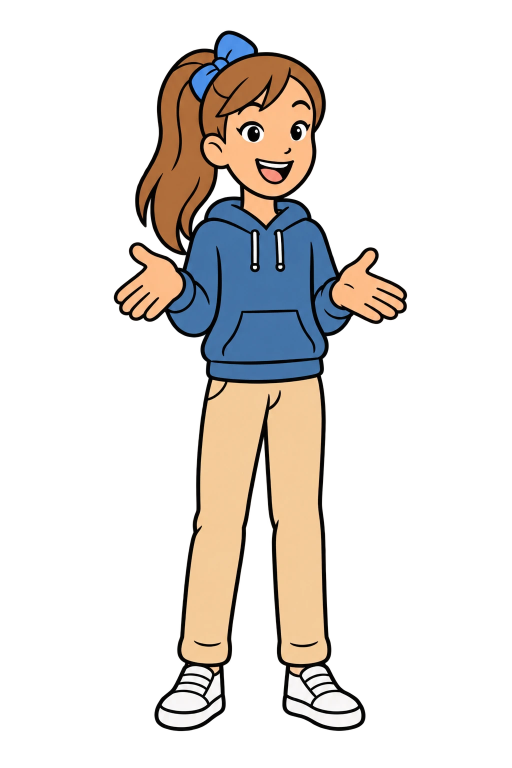
#> input picture docs/beelden/figuren/fien-aanmoedigend.webp, 1024 x 1536 px, given in place of fien-zwaai.webp, which was not available (shown at 1/2 size)
$ python maak-figuren.py
#> lines starting #> are read from the running program, lines starting #| are printed output that depends on the picture
"""Maakt de prenten van Fien en Jef voor de app uit de twaalf losse bronprenten.

Gebruik (vanuit de hoofdmap van het project, Python 3 met Pillow):
    python3 scripts/maak-figuren.py

Invoer:  docs/beelden/figuren/<kind>-<houding>.webp
         (twaalf prenten uit ChatGPT, elk een hele figuur op een doorzichtige
         achtergrond, 1024 x 1536)
Uitvoer: src/beelden/<kind>-<houding>.png

Dit script vervangt scripts/knip-figuren.py, dat de figuren uit een blad met
zes houdingen knipte. De bronprenten zijn nu los en al doorzichtig, dus er
hoeft niets meer uitgeknipt te worden.

Wat het script doet:
- Het snijdt elke prent bij tot op de figuur.
- Elke houding krijgt dezelfde lichaamslengte als de andere houdingen van
  hetzelfde kind, met de voeten op dezelfde lijn. Zo verspringt er niets als
  een houding wisselt (K20).
- Fien is iets kleiner dan Jef (VERHOUDING_FIEN). De bronprenten zijn apart
  gemaakt en zeggen daar niets over; de verhouding is die van de vorige reeks.
- "zwaai" wordt de hele figuur (startscherm, strook van een spel). De andere
  houdingen worden op de helft afgesneden, ter hoogte van de zak van de trui:
  een gezichtje met bovenlijf naast de oefening.
- De prenten zijn dubbel zo groot als de vorige reeks (720 en 600 pixels hoog
  in plaats van 360 en 300): ze blijven scherp als het scherm meeschaalt op
  een groot venster of op het bord.
"""

from pathlib import Path
from statistics import median

from PIL import Image

BRON = Path("docs/beelden/figuren")
DOEL = Path("src/beelden")

KINDEREN = ["fien", "jef"]
HOUDINGEN = ["zwaai", "duim", "blij", "trots", "aanmoedigend", "nadenkend"]

VERHOUDING_FIEN = 350 / 360  # lichaamslengte van Fien tegenover Jef, zoals in de vorige reeks
HOOGTE_HEEL = 720  # hele figuur: hoogte van de prent
HOOGTE_LIJF = 1200  # maat waarop de bovenlijven berekend worden
SNEDE = 0.50  # bovenlijf: dit deel van de prent, van boven gerekend
MIN_ALFA = 8  # bijna doorzichtige pixels tellen niet mee voor de rand van de figuur


def figuur(naam):
    """De bronprent, strak bijgesneden tot op de figuur."""
#> called with naam = 'fien-zwaai'
    prent = Image.open(BRON / f"{naam}.webp").convert("RGBA")
#> prent is the input picture: PIL image 1024x1536 RGBA; mean R, G, B, A 63, 55.2, 47.9, 62.4
    kader = prent.getchannel("A").point(lambda a: 255 if a > MIN_ALFA else 0).getbbox()
#> kader = (227, 60, 815, 1463)
    return prent.crop(kader)


def op_doek(prent, lengte, doekhoogte):
    """Schaalt de figuur naar de gevraagde lichaamslengte en zet ze met de
    voeten onderaan op een doorzichtig doek met een vaste hoogte."""
    breedte = round(prent.width * lengte / prent.height)
    geschaald = prent.resize((breedte, lengte), Image.LANCZOS)
    doek = Image.new("RGBA", (breedte, doekhoogte), (0, 0, 0, 0))
    doek.paste(geschaald, (0, doekhoogte - lengte))
    return doek


def bewaar(prent, naam):
    # 256 kleuren volstaan voor vlakke prenten en maken de bestanden veel kleiner.
    klein = prent.quantize(256, method=Image.Quantize.FASTOCTREE)
    klein.save(DOEL / f"{naam}.png", optimize=True)
    print(f"{naam}: {klein.width} x {klein.height}")


def main():
    DOEL.mkdir(parents=True, exist_ok=True)
    for kind in KINDEREN:
        verhouding = VERHOUDING_FIEN if kind == "fien" else 1.0
        prenten = {h: figuur(f"{kind}-{h}") for h in HOUDINGEN}
#> call 2 of figuur, with naam = 'fien-duim'
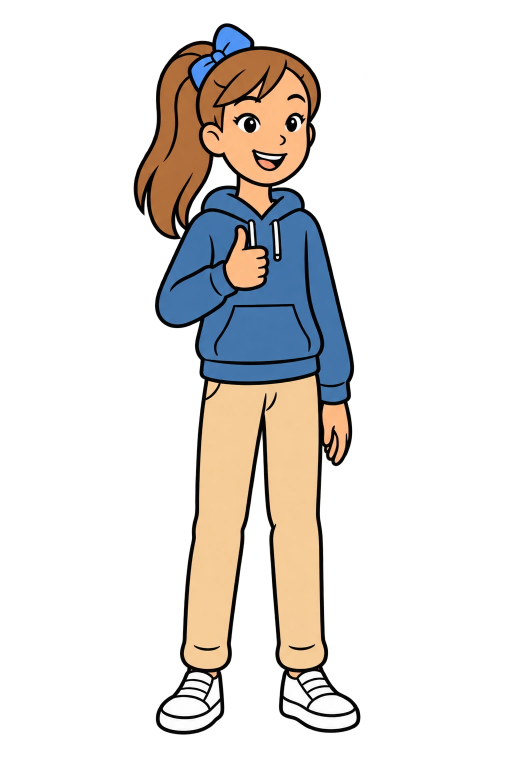
#> input picture docs/beelden/figuren/fien-duim.webp, 1024 x 1536 px, found by its file name (shown at 1/2 size)
#> in figuur, prent is the input picture: PIL image 1024x1536 RGBA; mean R, G, B, A 57, 51.7, 47.1, 60.6
#> in figuur (call 2), `kader = prent.getchannel("A").point(lambda a: 255 if a > MIN_ALFA else..`: kader = (267, 46, 721, 1470)
#> call 3 of figuur, with naam = 'fien-blij'
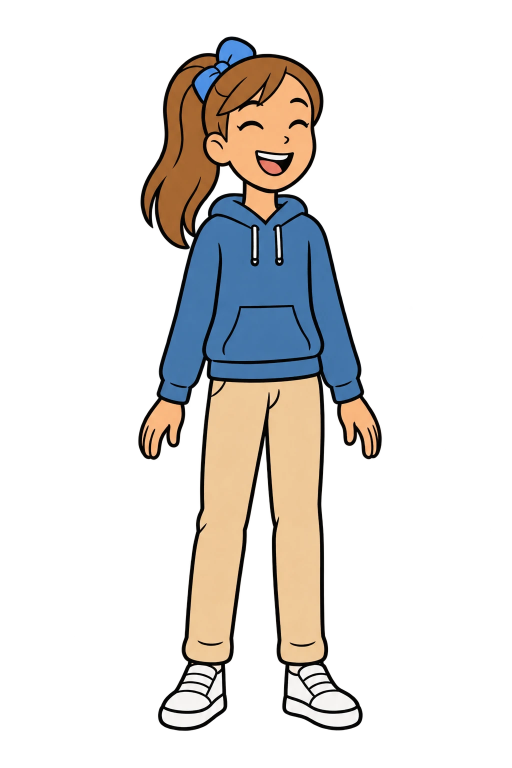
#> input picture docs/beelden/figuren/fien-blij.webp, 1024 x 1536 px, found by its file name (shown at 1/2 size)
#> in figuur, prent is the input picture: PIL image 1024x1536 RGBA; mean R, G, B, A 55.5, 51.2, 47.1, 61
#> in figuur (call 3), `kader = prent.getchannel("A").point(lambda a: 255 if a > MIN_ALFA else..`: kader = (276, 72, 765, 1462)
#> in figuur (call 3), `return prent.crop(kader)`:
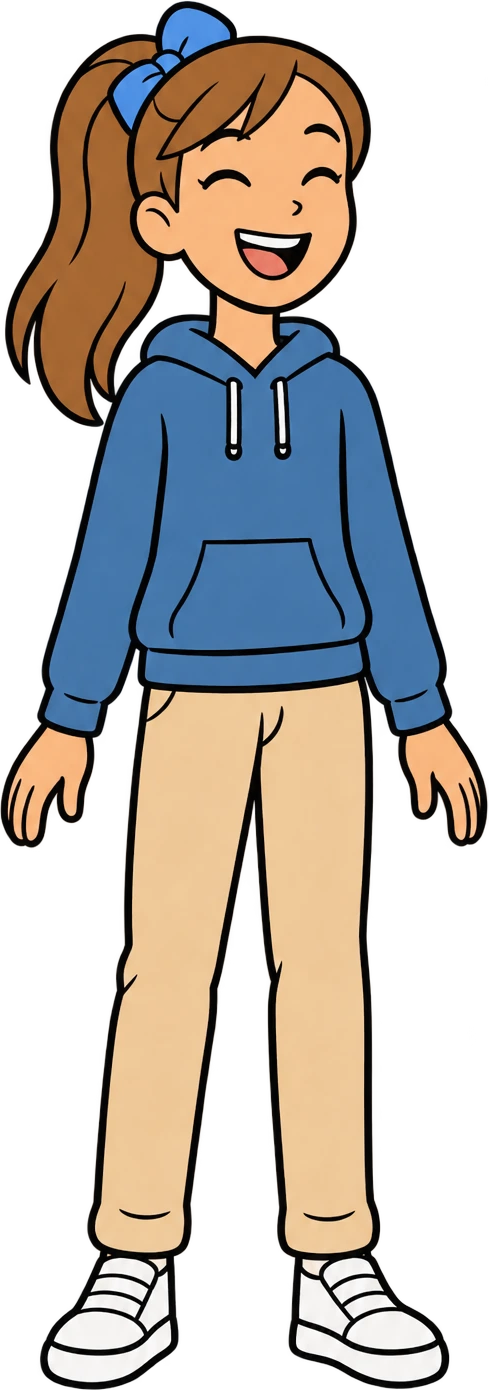
#> returned value: PIL image 489x1390 RGBA; mean R, G, B, A 101.6, 93.3, 85.2, 141; transparent parts drawn white
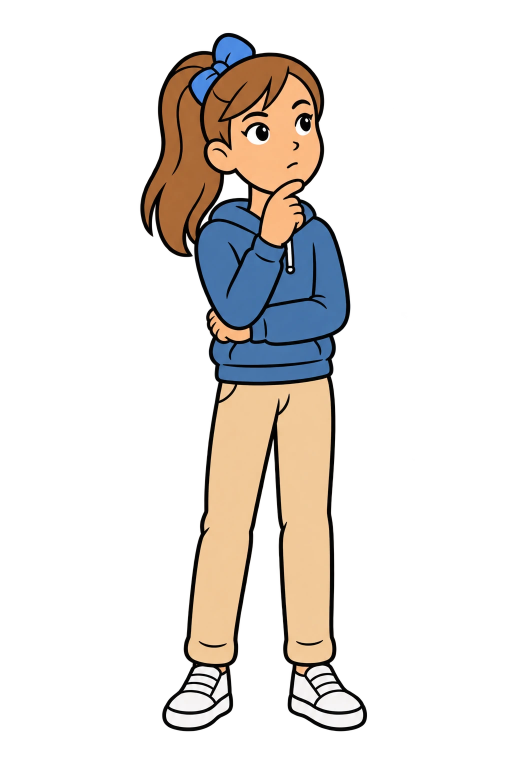
#> input picture docs/beelden/figuren/fien-nadenkend.webp, 1024 x 1536 px, found by its file name (shown at 1/2 size)
#> in figuur, prent is the input picture: PIL image 1024x1536 RGBA; mean R, G, B, A 56.6, 50.1, 44.3, 57.1
#> in figuur (call 6), `kader = prent.getchannel("A").point(lambda a: 255 if a > MIN_ALFA else..`: kader = (280, 65, 735, 1463)
#> in figuur (call 6), `return prent.crop(kader)`:
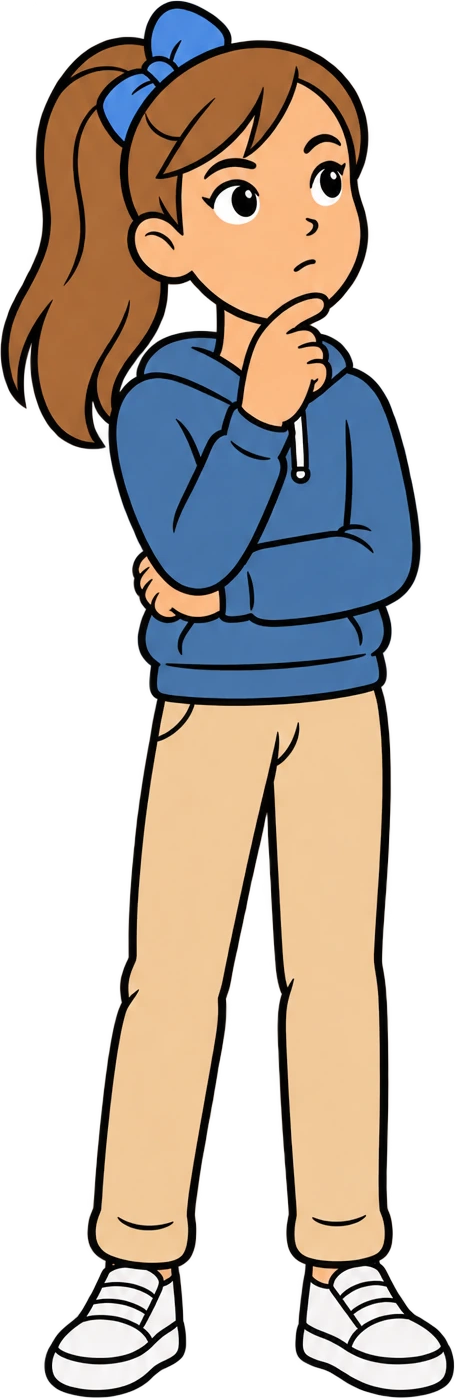
#> returned value: PIL image 455x1398 RGBA; mean R, G, B, A 102, 89.9, 79.4, 141.1; transparent parts drawn white
#> prenten = 6 items
        print(f"{kind}: lichaamslengte in de bron, mediaan {median(p.height for p in prenten.values())} pixels")
#| fien: lichaamslengte in de bron, mediaan 1400.5 pixels
        for houding, prent in prenten.items():
            if houding == "zwaai":
                bewaar(op_doek(prent, round(HOOGTE_HEEL * verhouding), HOOGTE_HEEL), f"{kind}-{houding}")
            else:
                doek = op_doek(prent, round(HOOGTE_LIJF * verhouding), HOOGTE_LIJF)
                lijf = doek.crop((0, 0, doek.width, round(HOOGTE_LIJF * SNEDE)))
                # Lege kolommen links en rechts weg (armen en benen onder de snede).
                kader = lijf.getbbox()
                lijf = lijf.crop((kader[0], 0, kader[2], lijf.height))
                bewaar(lijf, f"{kind}-{houding}")
#> this loop made 6 passes
#> (houding, kader) on passes 2 to 6: ('duim', (0, 33, 372, 600)), ('blij', (0, 33, 410, 600)), ('trots', (0, 33, 410, 600)), ('aanmoedigend', (0, 33, 489, 600)), ('nadenkend', (0, 33, 368, 600))
#> houding on pass 1: 'zwaai'
#| fien-zwaai: 293 x 720
#| fien-duim: 372 x 600
#| fien-blij: 410 x 600
#| fien-trots: 410 x 600
#| fien-aanmoedigend: 489 x 600
#| fien-nadenkend: 368 x 600
#> pass 1, in bewaar, `klein = prent.quantize(256, method=Image.Quantize.FASTOCTREE)`:
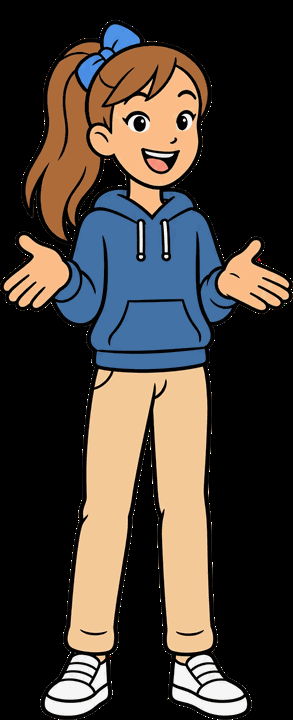
#> klein: PIL image 293x720 P; mean R, G, B 68.1, 60.5, 53.9
#> after the loop:
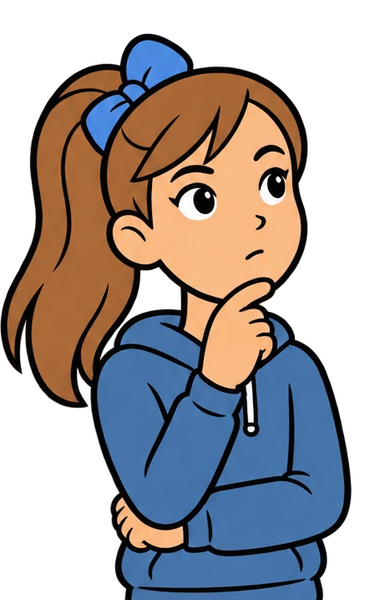
#> lijf: PIL image 368x600 RGBA; mean R, G, B, A 70.3, 63.9, 63.5, 155.2; transparent parts drawn white


if __name__ == "__main__":
#> (the run stopped early here; a loop or call above may not have finished)
